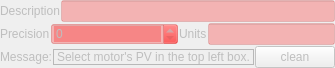
    <widget class="QWidget" name="generalSetup" native="true">
     <property name="enabled">
      <bool>false</bool>
     </property>
     <property name="sizePolicy">
      <sizepolicy hsizetype="Minimum" vsizetype="Fixed">
       <horstretch>0</horstretch>
       <verstretch>0</verstretch>
      </sizepolicy>
     </property>
     <property name="visible">
      <bool>true</bool>
     </property>
     <layout class="QVBoxLayout" name="verticalLayout_2">
      <property name="spacing">
       <number>1</number>
      </property>
      <property name="sizeConstraint">
       <enum>QLayout::SetMinAndMaxSize</enum>
      </property>
      <property name="leftMargin">
       <number>0</number>
      </property>
      <property name="topMargin">
       <number>0</number>
      </property>
      <property name="rightMargin">
       <number>0</number>
      </property>
      <property name="bottomMargin">
       <number>0</number>
      </property>
      <item>
       <widget class="QWidget" name="nameSetup" native="true">
        <property name="sizePolicy">
         <sizepolicy hsizetype="Preferred" vsizetype="Fixed">
          <horstretch>0</horstretch>
          <verstretch>0</verstretch>
         </sizepolicy>
        </property>
        <layout class="QHBoxLayout" name="nameSetupLay">
         <property name="spacing">
          <number>1</number>
         </property>
         <property name="sizeConstraint">
          <enum>QLayout::SetMinAndMaxSize</enum>
         </property>
         <property name="leftMargin">
          <number>0</number>
         </property>
         <property name="topMargin">
          <number>0</number>
         </property>
         <property name="rightMargin">
          <number>0</number>
         </property>
         <property name="bottomMargin">
          <number>0</number>
         </property>
         <item>
          <widget class="QLabel" name="label">
           <property name="sizePolicy">
            <sizepolicy hsizetype="Fixed" vsizetype="Fixed">
             <horstretch>0</horstretch>
             <verstretch>0</verstretch>
            </sizepolicy>
           </property>
           <property name="text">
            <string>Description</string>
           </property>
          </widget>
         </item>
         <item>
          <widget class="QMLineEdit" name="description">
           <property name="sizePolicy">
            <sizepolicy hsizetype="Preferred" vsizetype="Fixed">
             <horstretch>0</horstretch>
             <verstretch>0</verstretch>
            </sizepolicy>
           </property>
           <property name="toolTip">
            <string>Description / name to be used in the main interface window</string>
           </property>
           <property name="styleSheet">
            <string notr="true">background-color: rgba(255, 0, 0,64);</string>
           </property>
           <property name="text">
            <string/>
           </property>
          </widget>
         </item>
        </layout>
       </widget>
      </item>
      <item>
       <widget class="QWidget" name="otherSetup" native="true">
        <property name="sizePolicy">
         <sizepolicy hsizetype="Preferred" vsizetype="Fixed">
          <horstretch>0</horstretch>
          <verstretch>0</verstretch>
         </sizepolicy>
        </property>
        <layout class="QHBoxLayout" name="horizontalLayout_5">
         <property name="spacing">
          <number>1</number>
         </property>
         <property name="sizeConstraint">
          <enum>QLayout::SetMinAndMaxSize</enum>
         </property>
         <property name="leftMargin">
          <number>0</number>
         </property>
         <property name="topMargin">
          <number>0</number>
         </property>
         <property name="rightMargin">
          <number>0</number>
         </property>
         <property name="bottomMargin">
          <number>0</number>
         </property>
         <item>
          <widget class="QLabel" name="label_39">
           <property name="sizePolicy">
            <sizepolicy hsizetype="Fixed" vsizetype="Fixed">
             <horstretch>0</horstretch>
             <verstretch>0</verstretch>
            </sizepolicy>
           </property>
           <property name="text">
            <string>Precision</string>
           </property>
          </widget>
         </item>
         <item>
          <widget class="QMSpinBox" name="precision">
           <property name="sizePolicy">
            <sizepolicy hsizetype="Minimum" vsizetype="Fixed">
             <horstretch>0</horstretch>
             <verstretch>0</verstretch>
            </sizepolicy>
           </property>
           <property name="toolTip">
            <string>Precsision</string>
           </property>
           <property name="styleSheet">
            <string notr="true">background-color: rgba(255, 0, 0,64);</string>
           </property>
           <property name="keyboardTracking">
            <bool>false</bool>
           </property>
           <property name="maximum">
            <number>9</number>
           </property>
          </widget>
         </item>
         <item>
          <widget class="QLabel" name="label_40">
           <property name="sizePolicy">
            <sizepolicy hsizetype="Fixed" vsizetype="Fixed">
             <horstretch>0</horstretch>
             <verstretch>0</verstretch>
            </sizepolicy>
           </property>
           <property name="text">
            <string>Units</string>
           </property>
          </widget>
         </item>
         <item>
          <widget class="QMLineEdit" name="units">
           <property name="sizePolicy">
            <sizepolicy hsizetype="Minimum" vsizetype="Fixed">
             <horstretch>0</horstretch>
             <verstretch>0</verstretch>
            </sizepolicy>
           </property>
           <property name="toolTip">
            <string>Units</string>
           </property>
           <property name="styleSheet">
            <string notr="true">background-color: rgba(255, 0, 0,64);</string>
           </property>
          </widget>
         </item>
        </layout>
       </widget>
      </item>
      <item>
       <widget class="QWidget" name="messageSetup" native="true">
        <property name="sizePolicy">
         <sizepolicy hsizetype="Preferred" vsizetype="Fixed">
          <horstretch>0</horstretch>
          <verstretch>0</verstretch>
         </sizepolicy>
        </property>
        <layout class="QHBoxLayout" name="messageSetupLay">
         <property name="spacing">
          <number>1</number>
         </property>
         <property name="sizeConstraint">
          <enum>QLayout::SetMinAndMaxSize</enum>
         </property>
         <property name="leftMargin">
          <number>0</number>
         </property>
         <property name="topMargin">
          <number>0</number>
         </property>
         <property name="rightMargin">
          <number>0</number>
         </property>
         <property name="bottomMargin">
          <number>0</number>
         </property>
         <item>
          <widget class="QLabel" name="label_26">
           <property name="sizePolicy">
            <sizepolicy hsizetype="Fixed" vsizetype="Fixed">
             <horstretch>0</horstretch>
             <verstretch>0</verstretch>
            </sizepolicy>
           </property>
           <property name="text">
            <string>Message:</string>
           </property>
          </widget>
         </item>
         <item>
          <widget class="QLabel" name="message">
           <property name="sizePolicy">
            <sizepolicy hsizetype="Preferred" vsizetype="Fixed">
             <horstretch>0</horstretch>
             <verstretch>0</verstretch>
            </sizepolicy>
           </property>
           <property name="toolTip">
            <string>Messages</string>
           </property>
           <property name="frameShape">
            <enum>QFrame::StyledPanel</enum>
           </property>
           <property name="frameShadow">
            <enum>QFrame::Plain</enum>
           </property>
           <property name="text">
            <string>Select motor's PV in the top left box.</string>
           </property>
          </widget>
         </item>
         <item>
          <widget class="QPushButton" name="clearMessage">
           <property name="sizePolicy">
            <sizepolicy hsizetype="Fixed" vsizetype="Fixed">
             <horstretch>0</horstretch>
             <verstretch>0</verstretch>
            </sizepolicy>
           </property>
           <property name="toolTip">
            <string>Clean the message box</string>
           </property>
           <property name="text">
            <string>clean</string>
           </property>
          </widget>
         </item>
        </layout>
       </widget>
      </item>
     </layout>
    </widget>
